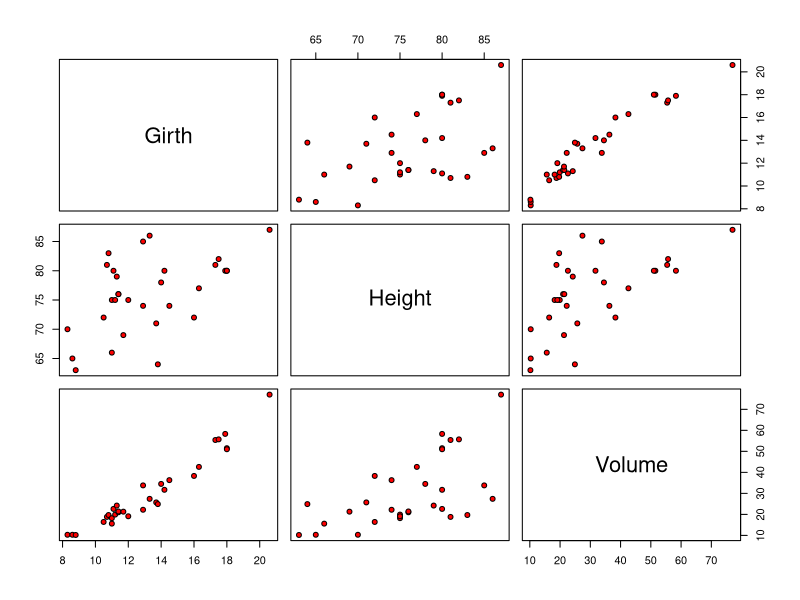

Write the R code that produced this figure.
## ---- chunk 1
pairs(trees, pch=21, bg=c("red"))
## ---- chunk 2
cov(trees)
## ---- chunk 3
cor(trees)
